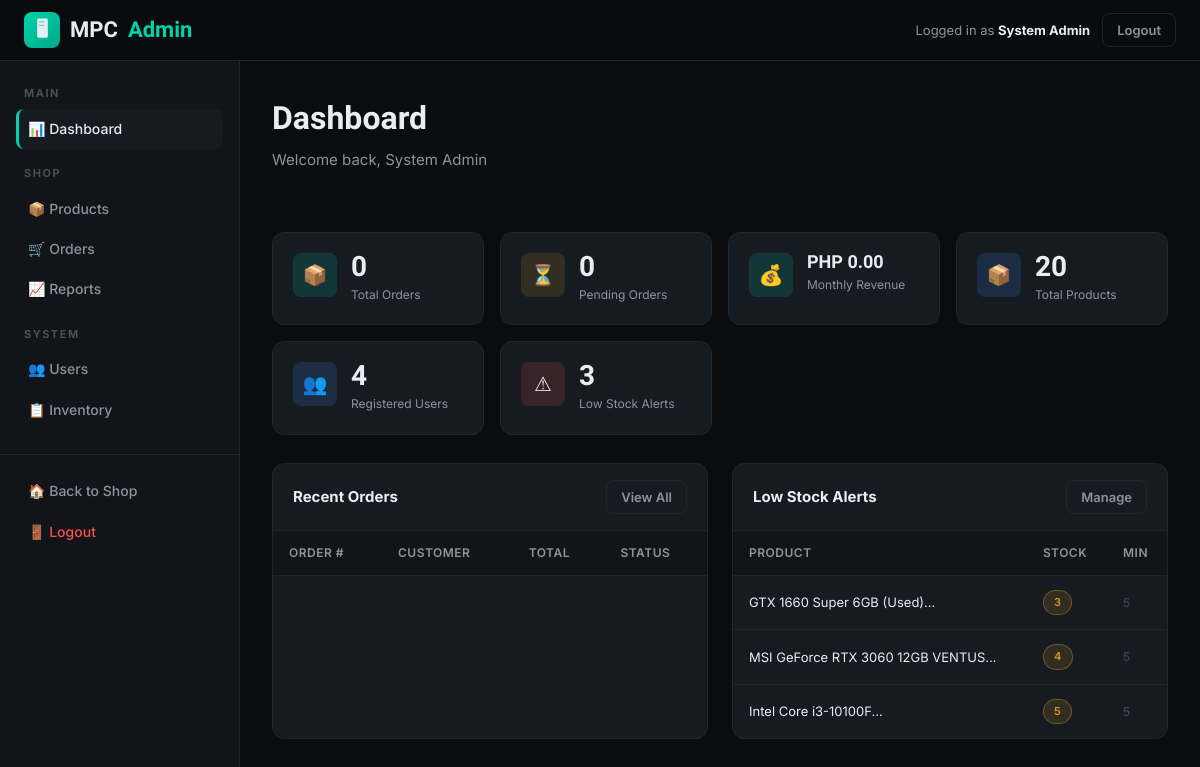
The page /admin/dashboard (signed in) on the database its author committed.
### tables this page shows
CREATE TABLE products (
    id INT AUTO_INCREMENT PRIMARY KEY,
    category_id INT NOT NULL,
    supplier_id INT,
    name VARCHAR(255) NOT NULL,
    slug VARCHAR(255) UNIQUE NOT NULL,
    sku VARCHAR(100) UNIQUE,
    description TEXT,
    specifications JSON,
    price DECIMAL(12,2) NOT NULL,
    sale_price DECIMAL(12,2) DEFAULT NULL,
    condition_type ENUM('brand_new','used','refurbished') DEFAULT 'brand_new',
    stock_quantity INT DEFAULT 0,
    min_stock_alert INT DEFAULT 5,
    image_main VARCHAR(255),
    images JSON,
    brand VARCHAR(100),
    model VARCHAR(100),
    socket_type VARCHAR(50),
    form_factor VARCHAR(50),
    tdp_watts INT,
    power_required INT,
    is_featured TINYINT(1) DEFAULT 0,
    is_active TINYINT(1) DEFAULT 1,
    views_count INT DEFAULT 0,
    created_at TIMESTAMP DEFAULT CURRENT_TIMESTAMP,
    updated_at TIMESTAMP DEFAULT CURRENT_TIMESTAMP ON UPDATE CURRENT_TIMESTAMP,
    FOREIGN KEY (category_id) REFERENCES categories(id) ON DELETE RESTRICT,
    FOREIGN KEY (supplier_id) REFERENCES suppliers(id) ON DELETE SET NULL
);

### controllers/AdminController.php (called while the page is built, shortened)
<?php
class AdminController extends Controller {
    public function dashboard(): void {
        $orderStats  = (new OrderModel())->getStats();
        $productModel = new ProductModel();
        $userModel   = new UserModel();
        $this->view('admin/dashboard', [
            'title'      => 'Admin Dashboard',
            'stats'      => [
                'orders'    => $orderStats,
                'products'  => $productModel->count(),
                'users'     => $userModel->count(),
                'low_stock' => count($productModel->getLowStock()),
            ],
            'recentOrders' => (new OrderModel())->getAllAdmin(1),
            'lowStock'     => $productModel->getLowStock(),
        ]);
    }
}

### index.php (called while the page is built, shortened)
<?php
require_once ROOT . '/config/database.php';
require_once ROOT . '/models/Model.php';
require_once ROOT . '/models/OrderModel.php';
require_once ROOT . '/controllers/Controller.php';
require_once ROOT . '/controllers/AdminController.php';
$requestUri    = parse_url($_SERVER['REQUEST_URI'], PHP_URL_PATH);
$scriptName    = dirname($_SERVER['SCRIPT_NAME']);
$path          = '/' . ltrim(str_replace($scriptName, '', $requestUri), '/');
$path          = rtrim($path, '/') ?: '/';
$method        = $_SERVER['REQUEST_METHOD'];
$_currentMethod = $method;
$_currentPath   = $path;
function matchRoute(string $method, string $pattern, callable $handler): bool {
    global $_currentMethod, $_currentPath;
    if ($_currentMethod !== $method) return false;
    $patternParts = array_values(array_filter(explode('/', $pattern)));
    $pathParts    = array_values(array_filter(explode('/', $_currentPath)));
    if (count($patternParts) !== count($pathParts)) return false;
    $params = [];
    foreach ($patternParts as $i => $part) {
        if (str_starts_with($part, '{') && str_ends_with($part, '}')) {
            $params[] = $pathParts[$i];
        } elseif ($part !== $pathParts[$i]) {
            return false;
        }
    }
    $handler(...$params);
    return true;
}
if (matchRoute('GET',  '/admin/dashboard',      fn() => (new AdminController())->dashboard())) exit;

### config/database.php (called while the page is built, shortened)
<?php
class Database {
    private static ?Database $instance = null;
    private PDO $connection;
    private function __construct() {
        try {
            $dsn = "mysql:host=" . DB_HOST . ";dbname=" . DB_NAME . ";charset=" . DB_CHARSET;
            $options = [
                PDO::ATTR_ERRMODE            => PDO::ERRMODE_EXCEPTION,
                PDO::ATTR_DEFAULT_FETCH_MODE => PDO::FETCH_ASSOC,
                PDO::ATTR_EMULATE_PREPARES   => false,
            ];
            $this->connection = new PDO($dsn, DB_USER, DB_PASS, $options);
        } catch (PDOException $e) {
            die(json_encode(['error' => 'Database connection failed: ' . $e->getMessage()]));
        }
    }
    public static function getInstance(): Database {
        if (self::$instance === null) {
            self::$instance = new Database();
        }
        return self::$instance;
    }
    public function query(string $sql, array $params = []): PDOStatement {
        $stmt = $this->connection->prepare($sql);
        $stmt->execute($params);
        return $stmt;
    }
    public function fetchAll(string $sql, array $params = []): array {
        return $this->query($sql, $params)->fetchAll();
    }
    public function fetchOne(string $sql, array $params = []): ?array {
        $result = $this->query($sql, $params)->fetch();
        return $result ?: null;
    }
}

### models/ProductModel.php (called while the page is built, shortened)
<?php
class ProductModel extends Model {
    public function getLowStock(int $threshold = 5): array {
        return $this->db->fetchAll(
            "SELECT p.*, c.name as category_name FROM products p
             JOIN categories c ON p.category_id = c.id
             WHERE p.stock_quantity <= p.min_stock_alert AND p.is_active = 1
             ORDER BY p.stock_quantity ASC"
        );
    }
}

### models/Model.php (called while the page is built, shortened)
<?php
abstract class Model {
    protected Database $db;
    protected string $table = '';
    public function __construct() {
        $this->db = Database::getInstance();
    }
    public function count(array $conditions = []): int {
        $sql = "SELECT COUNT(*) as cnt FROM {$this->table}";
        $params = [];
        $result = $this->db->fetchOne($sql, $params);
        return (int)($result['cnt'] ?? 0);
    }
}

### models/OrderModel.php (called while the page is built, shortened)
<?php
class OrderModel extends Model {
    public function getStats(): array {
        return [
            'total_orders'    => $this->db->fetchOne("SELECT COUNT(*) as c FROM orders")['c'],
            'pending_orders'  => $this->db->fetchOne("SELECT COUNT(*) as c FROM orders WHERE order_status='pending'")['c'],
            'today_revenue'   => $this->db->fetchOne("SELECT COALESCE(SUM(total_amount),0) as r FROM orders WHERE DATE(created_at)=CURDATE() AND order_status!='cancelled'")['r'],
            'month_revenue'   => $this->db->fetchOne("SELECT COALESCE(SUM(total_amount),0) as r FROM orders WHERE MONTH(created_at)=MONTH(CURDATE()) AND order_status!='cancelled'")['r'],
        ];
    }
}

### views/admin/dashboard.php (the view, shortened to what this page needs)
<div class="admin-layout">
<?php include __DIR__."/../layouts/admin_sidebar.php"; ?>
<div class="admin-content">
    <div class="flex-between mb-4">
        <div><h1 class="page-title">Dashboard</h1><p class="page-subtitle">Welcome back, <?=htmlspecialchars($_SESSION["full_name"]??"")?></p></div>
    </div>
    <div class="stats-grid">
        <div class="stat-card"><div class="stat-icon green">&#x1F4E6;</div><div><div class="stat-value"><?=$stats["orders"]["total_orders"]?></div><div class="stat-label">Total Orders</div></div></div>
        <div class="stat-card"><div class="stat-icon yellow">&#x23F3;</div><div><div class="stat-value"><?=$stats["orders"]["pending_orders"]?></div><div class="stat-label">Pending Orders</div></div></div>
        <div class="stat-card"><div class="stat-icon green">&#x1F4B0;</div><div><div class="stat-value" style="font-size:18px">PHP <?=number_format($stats["orders"]["month_revenue"],2)?></div><div class="stat-label">Monthly Revenue</div></div></div>
        <div class="stat-card"><div class="stat-icon blue">&#x1F4E6;</div><div><div class="stat-value"><?=$stats["products"]?></div><div class="stat-label">Total Products</div></div></div>
        <div class="stat-card"><div class="stat-icon blue">&#x1F465;</div><div><div class="stat-value"><?=$stats["users"]?></div><div class="stat-label">Registered Users</div></div></div>
        <div class="stat-card"><div class="stat-icon red">&#x26A0;</div><div><div class="stat-value"><?=$stats["low_stock"]?></div><div class="stat-label">Low Stock Alerts</div></div></div>
    </div>
    <div style="display:grid;grid-template-columns:1fr 1fr;gap:24px">
        <div class="card">
            <div class="card-header flex-between"><strong>Recent Orders</strong><a href="<?=APP_URL?>/admin/orders" class="btn btn-outline btn-sm">View All</a></div>
            <div class="table-wrapper" style="border:none;border-radius:0">
                <table>
                    <thead><tr><th>Order #</th><th>Customer</th><th>Total</th><th>Status</th></tr></thead>
                </table>
            </div>
        </div>
        <div class="card">
            <div class="card-header flex-between"><strong>Low Stock Alerts</strong><a href="<?=APP_URL?>/inventory/products" class="btn btn-outline btn-sm">Manage</a></div>
            <div class="table-wrapper" style="border:none;border-radius:0">
                <table>
                    <thead><tr><th>Product</th><th>Stock</th><th>Min</th></tr></thead>
                    <tbody>
                        <?php foreach(array_slice($lowStock,0,8) as $p): ?>
                        <tr>
                            <td style="font-size:13px"><?=htmlspecialchars(substr($p["name"],0,35))?>...</td>
                            <td><span class="badge <?=$p["stock_quantity"]==0?"badge-cancelled":"badge-pending"?>"><?=$p["stock_quantity"]?></span></td>
                            <td style="font-size:12px;color:var(--text-muted)"><?=$p["min_stock_alert"]?></td>
                        </tr>
                        <?php endforeach; ?>
                    </tbody>
                </table>
            </div>
        </div>
    </div>
</div>
</div>

### public/css/style.css (style rules this page uses)
:root { --bg-base: #0a0c0f; --bg-surface: #111418; --bg-card: #161b22; --bg-hover: #1c2333; --border: #21262d; --border-accent: #30363d; --accent: #00d4aa; --accent-glow: rgba(0, 212, 170, 0.15); --accent-dark: #009e7e; --red: #f85149; --yellow: #d29922; --blue: #388bfd; --purple: #bc8cff; --text-primary: #e6edf3; --text-secondary:#8b949e; --text-muted: #484f58; --font-display: 'Rajdhani', sans-serif; --font-body: 'Inter', sans-serif; --font-mono: 'JetBrains Mono', monospace; --radius: 8px; --radius-lg: 12px; --shadow: 0 4px 24px rgba(0,0,0,0.4); --shadow-accent: 0 0 20px rgba(0, 212, 170, 0.2); --transition: all 0.2s ease; }
*, *::before, *::after { box-sizing: border-box; margin: 0; padding: 0; }
html { scroll-behavior: smooth; }
body { font-family: var(--font-body); background: var(--bg-base); color: var(--text-primary); line-height: 1.6; min-height: 100vh; font-size: 15px; }
a { color: var(--accent); text-decoration: none; transition: var(--transition); }
.flex-between { display: flex; align-items: center; justify-content: space-between; }
.btn { display: inline-flex; align-items: center; gap: 8px; padding: 10px 20px; border-radius: var(--radius); font-size: 14px; font-weight: 600; cursor: pointer; transition: var(--transition); border: 1px solid transparent; text-decoration: none; }
.btn-outline { background: none; border-color: var(--border); color: var(--text-secondary); }
.btn-sm { padding: 6px 14px; font-size: 13px; }
.card { background: var(--bg-card); border: 1px solid var(--border); border-radius: var(--radius-lg); overflow: hidden; transition: var(--transition); }
.card-header { padding: 16px 20px; border-bottom: 1px solid var(--border); }
.table-wrapper { overflow-x: auto; border-radius: var(--radius-lg); border: 1px solid var(--border); }
table { width: 100%; border-collapse: collapse; }
thead { background: var(--bg-surface); }
th { padding: 12px 16px; text-align: left; font-size: 12px; font-weight: 600; color: var(--text-secondary); text-transform: uppercase; letter-spacing: 0.5px; border-bottom: 1px solid var(--border); white-space: nowrap; }
td { padding: 14px 16px; border-bottom: 1px solid var(--border); font-size: 14px; color: var(--text-primary); }
tr:last-child td { border-bottom: none; }
tbody tr { transition: var(--transition); }
.badge { display: inline-flex; align-items: center; padding: 3px 10px; border-radius: 99px; font-size: 11px; font-weight: 600; text-transform: uppercase; letter-spacing: 0.5px; }
.badge-pending { background: rgba(210,153,34,0.15); color: var(--yellow); border: 1px solid rgba(210,153,34,0.4); }
.admin-layout { display: flex; min-height: calc(100vh - 61px); }
.admin-content { flex: 1; padding: 32px; overflow-x: hidden; }
.stats-grid { display: grid; grid-template-columns: repeat(auto-fit, minmax(200px, 1fr)); gap: 16px; margin-bottom: 28px; }
.stat-card { background: var(--bg-card); border: 1px solid var(--border); border-radius: var(--radius-lg); padding: 20px; display: flex; align-items: flex-start; gap: 14px; }
.stat-icon { width: 44px; height: 44px; border-radius: var(--radius); display: flex; align-items: center; justify-content: center; font-size: 20px; flex-shrink: 0; }
.stat-icon.green { background: rgba(0,212,170,0.15); }
.stat-icon.blue { background: rgba(56,139,253,0.15); }
.stat-icon.yellow { background: rgba(210,153,34,0.15); }
.stat-icon.red { background: rgba(248,81,73,0.15); }
.stat-value { font-family: var(--font-display); font-size: 28px; font-weight: 700; line-height: 1; }
.stat-label { font-size: 12px; color: var(--text-secondary); margin-top: 4px; }
.mb-4 { margin-bottom: 32px; }
.page-title { font-family: var(--font-display); font-size: 32px; font-weight: 700; margin-bottom: 4px; }
.page-subtitle { color: var(--text-secondary); font-size: 15px; margin-bottom: 28px; }

### rows shown on the page
products: name "GTX 1660 Super 6GB (Used)", stock_quantity "3", min_stock_alert "5"
products: name "MSI GeForce RTX 3060 12GB VENTUS", stock_quantity "4", min_stock_alert "5"
products: name "Intel Core i3-10100F", stock_quantity "5", min_stock_alert "5"

### other values the page prints
$_SESSION["full_name"] "System Admin"
$stats["orders"]["total_orders"] "0"
$stats["orders"]["pending_orders"] "0"
$stats["orders"]["month_revenue"] "0.00"
$stats["products"] "20"
$stats["users"] "4"
$stats["low_stock"] "3"
